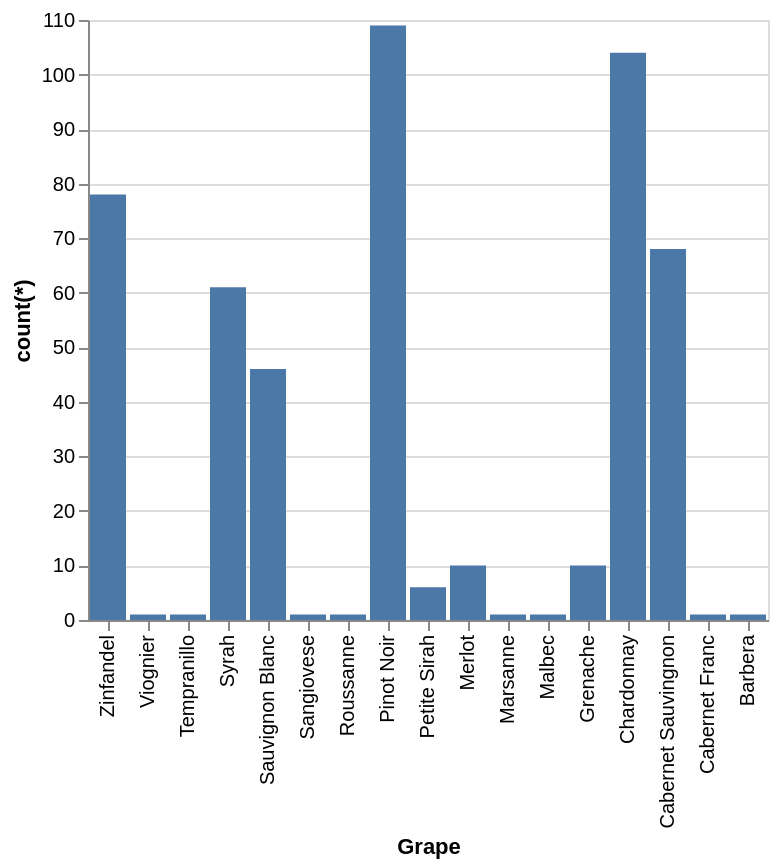

Express this chart as Vega-Lite.
### Vega-Lite specification from a JSON file in a GitHub repository (floating-point values rounded to 4 significant figures)
{"data": {"values": [{"x_data": "Zinfandel", "y_data": 78}, {"x_data": "Viognier", "y_data": 1}, {"x_data": "Tempranillo", "y_data": 1}, {"x_data": "Syrah", "y_data": 61}, {"x_data": "Sauvignon Blanc", "y_data": 46}, {"x_data": "Sangiovese", "y_data": 1}, {"x_data": "Roussanne", "y_data": 1}, {"x_data": "Pinot Noir", "y_data": 109}, {"x_data": "Petite Sirah", "y_data": 6}, {"x_data": "Merlot", "y_data": 10}, {"x_data": "Marsanne", "y_data": 1}, {"x_data": "Malbec", "y_data": 1}, {"x_data": "Grenache", "y_data": 10}, {"x_data": "Chardonnay", "y_data": 104}, {"x_data": "Cabernet Sauvingnon", "y_data": 68}, {"x_data": "Cabernet Franc", "y_data": 1}, {"x_data": "Barbera", "y_data": 1}]}, "mark": "bar", "encoding": {"x": {"field": "x_data", "type": "nominal", "title": "Grape", "sort": "descending"}, "y": {"field": "y_data", "type": "quantitative", "title": "count(*)"}}}
